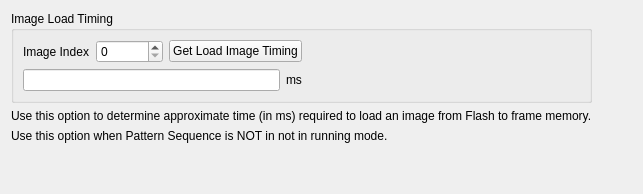
                <widget class="QWidget" name="tab_img_load_timing">
                 <attribute name="title">
                  <string>Image Load Timing</string>
                 </attribute>
                 <layout class="QGridLayout" name="gridLayout_13">
                  <item row="0" column="0">
                   <layout class="QVBoxLayout" name="verticalLayout_4">
                    <item>
                     <widget class="QGroupBox" name="groupBox_ImgLoadTiming">
                      <property name="title">
                       <string>Image Load Timing</string>
                      </property>
                      <layout class="QGridLayout" name="gridLayout_28">
                       <item row="0" column="0">
                        <layout class="QHBoxLayout" name="horizontalLayout_40">
                         <item>
                          <widget class="QLabel" name="label_ImgLdTmImgIndex">
                           <property name="text">
                            <string>Image Index</string>
                           </property>
                          </widget>
                         </item>
                         <item>
                          <widget class="QSpinBox" name="spinBox_ImgLdTmImgIndex">
                           <property name="maximum">
                            <number>63</number>
                           </property>
                          </widget>
                         </item>
                         <item>
                          <widget class="QPushButton" name="pushButton_GetImgLoadTimingInfo">
                           <property name="text">
                            <string>Get Load Image Timing</string>
                           </property>
                          </widget>
                         </item>
                        </layout>
                       </item>
                       <item row="1" column="0">
                        <layout class="QHBoxLayout" name="horizontalLayout_31">
                         <item>
                          <widget class="QLineEdit" name="lineEdit_ImgLoadTmInMs"/>
                         </item>
                         <item>
                          <widget class="QLabel" name="label_ImgLdTmInMs">
                           <property name="text">
                            <string>ms</string>
                           </property>
                          </widget>
                         </item>
                        </layout>
                       </item>
                       <item row="0" column="1">
                        <spacer name="horizontalSpacer_7">
                         <property name="orientation">
                          <enum>Qt::Horizontal</enum>
                         </property>
                         <property name="sizeHint" stdset="0">
                          <size>
                           <width>40</width>
                           <height>20</height>
                          </size>
                         </property>
                        </spacer>
                       </item>
                      </layout>
                     </widget>
                    </item>
                   </layout>
                  </item>
                  <item row="2" column="0">
                   <spacer name="verticalSpacer_18">
                    <property name="orientation">
                     <enum>Qt::Vertical</enum>
                    </property>
                    <property name="sizeHint" stdset="0">
                     <size>
                      <width>20</width>
                      <height>40</height>
                     </size>
                    </property>
                   </spacer>
                  </item>
                  <item row="1" column="0">
                   <layout class="QVBoxLayout" name="verticalLayout_34">
                    <item>
                     <widget class="QLabel" name="label_ImgLdTmNote1">
                      <property name="text">
                       <string>Use this option to determine approximate time (in ms) required to load an image from Flash to frame memory.</string>
                      </property>
                     </widget>
                    </item>
                    <item>
                     <widget class="QLabel" name="label_ImgLdTmNote2">
                      <property name="text">
                       <string>Use this option when Pattern Sequence is NOT in not in running mode.</string>
                      </property>
                     </widget>
                    </item>
                   </layout>
                  </item>
                  <item row="1" column="1">
                   <spacer name="horizontalSpacer_8">
                    <property name="orientation">
                     <enum>Qt::Horizontal</enum>
                    </property>
                    <property name="sizeHint" stdset="0">
                     <size>
                      <width>40</width>
                      <height>20</height>
                     </size>
                    </property>
                   </spacer>
                  </item>
                 </layout>
                </widget>
